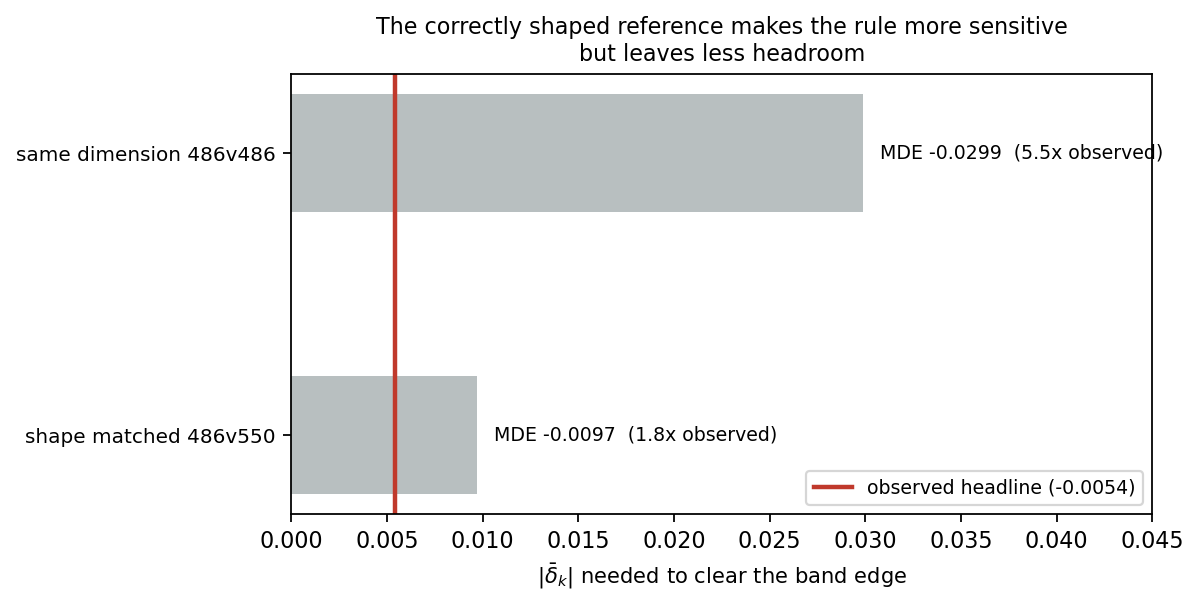

This chart was generated by the following Python code:
"""GNNXAI_mde_repoint -- minimum detectable effect against both band edges

Self-contained: reads only the committed CSVs shipped in this Quantlet folder.
mde_repointed.csv is produced by scripts/mde_repoint.py.

Output: GNNXAI_mde_repoint.png (+ .pdf)
"""
from __future__ import annotations

from pathlib import Path

import matplotlib
matplotlib.use("Agg")
import matplotlib.pyplot as plt
import numpy as np
import pandas as pd

HERE = Path(__file__).resolve().parent
C_OBS, C_BAND, C_ALT = "#c0392b", "#7f8c8d", "#2c7fb8"


def _save(fig, name):
    plt.tight_layout()
    for ext in ("pdf", "png"):
        fig.savefig(HERE / f"{name}.{ext}", dpi=160, bbox_inches="tight")
    print("wrote", HERE / f"{name}.png")


NAME = "GNNXAI_mde_repoint"
M = pd.read_csv(HERE / "mde_repointed.csv")


def main():
    fig, ax = plt.subplots(figsize=(7.6, 3.9))
    y = np.arange(len(M))
    obs = float(M.observed_delta.iloc[0])
    for i, r in M.iterrows():
        ax.barh(i, abs(r.mde_delta), height=0.42, color=C_BAND, alpha=0.55)
        ax.text(abs(r.mde_delta) + 0.0009, i,
                f"MDE {r.mde_delta:+.4f}  ({r.ratio_mde_to_observed:.1f}x observed)",
                va="center", fontsize=8.5)
    ax.axvline(abs(obs), color=C_OBS, lw=2,
               label=f"observed headline ({obs:+.4f})")
    ax.set_yticks(y)
    ax.set_yticklabels([r.reference.replace("_", " ") for _, r in M.iterrows()],
                       fontsize=9)
    ax.invert_yaxis()
    ax.set_xlim(0, 0.045)
    ax.set_xlabel(r"$|\bar{\delta}_k|$ needed to clear the band edge", fontsize=9.5)
    ax.set_title("The correctly shaped reference makes the rule more sensitive\n"
                 "but leaves less headroom", fontsize=10)
    ax.legend(fontsize=8.5, loc="lower right")
    _save(fig, NAME)
    return 0


if __name__ == "__main__":
    raise SystemExit(main())
